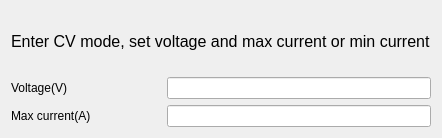
            <widget class="QWidget" name="tab_2450_set_cv_mode">
             <attribute name="title">
              <string>Set CV mode</string>
             </attribute>
             <layout class="QFormLayout" name="formLayout_54">
              <item row="0" column="0" colspan="2">
               <widget class="QLabel" name="label_172">
                <property name="minimumSize">
                 <size>
                  <width>0</width>
                  <height>60</height>
                 </size>
                </property>
                <property name="font">
                 <font>
                  <family>Arial</family>
                  <pointsize>12</pointsize>
                  <weight>50</weight>
                  <italic>false</italic>
                  <bold>false</bold>
                 </font>
                </property>
                <property name="styleSheet">
                 <string notr="true">font: 12pt &quot;Arial&quot;;</string>
                </property>
                <property name="text">
                 <string>Enter CV mode, set voltage and max current or min current</string>
                </property>
               </widget>
              </item>
              <item row="1" column="0">
               <widget class="QLabel" name="label_173">
                <property name="minimumSize">
                 <size>
                  <width>150</width>
                  <height>0</height>
                 </size>
                </property>
                <property name="maximumSize">
                 <size>
                  <width>200</width>
                  <height>16777215</height>
                 </size>
                </property>
                <property name="text">
                 <string>Voltage(V)</string>
                </property>
               </widget>
              </item>
              <item row="1" column="1">
               <widget class="QLineEdit" name="lineEdit_2450_set_cv_mode_voltage"/>
              </item>
              <item row="2" column="0">
               <widget class="QLabel" name="label_174">
                <property name="minimumSize">
                 <size>
                  <width>150</width>
                  <height>0</height>
                 </size>
                </property>
                <property name="maximumSize">
                 <size>
                  <width>200</width>
                  <height>16777215</height>
                 </size>
                </property>
                <property name="text">
                 <string>Max current(A)</string>
                </property>
               </widget>
              </item>
              <item row="2" column="1">
               <widget class="QLineEdit" name="lineEdit_2450_set_cv_mode_max_current">
                <property name="text">
                 <string/>
                </property>
               </widget>
              </item>
             </layout>
            </widget>
